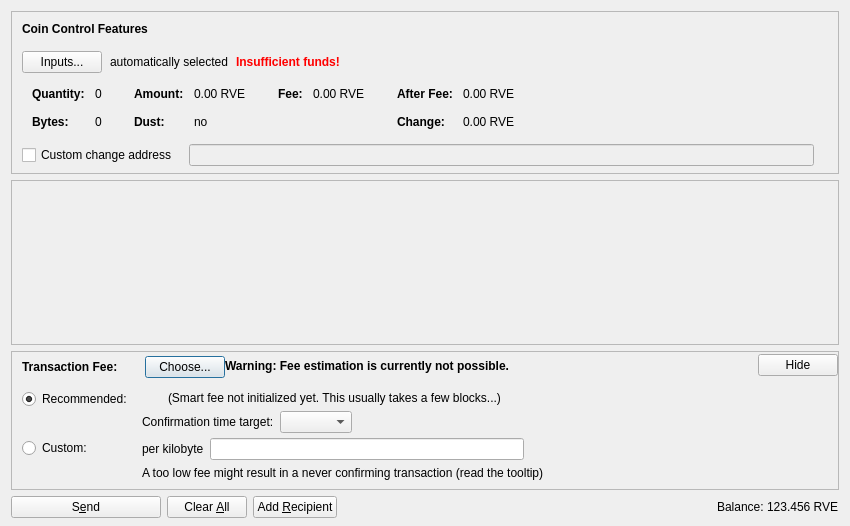
<?xml version="1.0" encoding="UTF-8"?>
<ui version="4.0">
 <class>SendCoinsDialog</class>
 <widget class="QDialog" name="SendCoinsDialog">
  <property name="geometry">
   <rect>
    <x>0</x>
    <y>0</y>
    <width>850</width>
    <height>526</height>
   </rect>
  </property>
  <property name="windowTitle">
   <string>Send Coins</string>
  </property>
  <layout class="QVBoxLayout" name="verticalLayout" stretch="0,1,0,0">
   <property name="bottomMargin">
    <number>8</number>
   </property>
   <item>
    <widget class="QFrame" name="frameCoinControl">
     <property name="sizePolicy">
      <sizepolicy hsizetype="Expanding" vsizetype="Expanding">
       <horstretch>0</horstretch>
       <verstretch>0</verstretch>
      </sizepolicy>
     </property>
     <property name="maximumSize">
      <size>
       <width>16777215</width>
       <height>16777215</height>
      </size>
     </property>
     <property name="frameShape">
      <enum>QFrame::StyledPanel</enum>
     </property>
     <property name="frameShadow">
      <enum>QFrame::Sunken</enum>
     </property>
     <layout class="QVBoxLayout" name="verticalLayoutCoinControl2">
      <property name="spacing">
       <number>0</number>
      </property>
      <property name="leftMargin">
       <number>0</number>
      </property>
      <property name="topMargin">
       <number>0</number>
      </property>
      <property name="rightMargin">
       <number>0</number>
      </property>
      <property name="bottomMargin">
       <number>6</number>
      </property>
      <item>
       <layout class="QVBoxLayout" name="verticalLayoutCoinControl" stretch="0,0,0,0,1">
        <property name="spacing">
         <number>0</number>
        </property>
        <property name="leftMargin">
         <number>10</number>
        </property>
        <property name="topMargin">
         <number>10</number>
        </property>
        <item>
         <layout class="QHBoxLayout" name="horizontalLayoutCoinControl1">
          <property name="bottomMargin">
           <number>15</number>
          </property>
          <item>
           <widget class="QLabel" name="labelCoinControlFeatures">
            <property name="sizePolicy">
             <sizepolicy hsizetype="Preferred" vsizetype="Maximum">
              <horstretch>0</horstretch>
              <verstretch>0</verstretch>
             </sizepolicy>
            </property>
            <property name="font">
             <font>
              <weight>75</weight>
              <bold>true</bold>
             </font>
            </property>
            <property name="styleSheet">
             <string notr="true">font-weight:bold;</string>
            </property>
            <property name="text">
             <string>Coin Control Features</string>
            </property>
           </widget>
          </item>
         </layout>
        </item>
        <item>
         <layout class="QHBoxLayout" name="horizontalLayoutCoinControl2" stretch="0,0,0,0">
          <property name="spacing">
           <number>8</number>
          </property>
          <property name="bottomMargin">
           <number>10</number>
          </property>
          <item>
           <widget class="QPushButton" name="pushButtonCoinControl">
            <property name="styleSheet">
             <string notr="true"/>
            </property>
            <property name="text">
             <string>Inputs...</string>
            </property>
            <property name="autoDefault">
             <bool>false</bool>
            </property>
           </widget>
          </item>
          <item>
           <widget class="QLabel" name="labelCoinControlAutomaticallySelected">
            <property name="text">
             <string>automatically selected</string>
            </property>
            <property name="margin">
             <number>5</number>
            </property>
           </widget>
          </item>
          <item>
           <widget class="QLabel" name="labelCoinControlInsuffFunds">
            <property name="font">
             <font>
              <weight>75</weight>
              <bold>true</bold>
             </font>
            </property>
            <property name="styleSheet">
             <string notr="true">color:red;font-weight:bold;</string>
            </property>
            <property name="text">
             <string>Insufficient funds!</string>
            </property>
            <property name="margin">
             <number>5</number>
            </property>
           </widget>
          </item>
          <item>
           <spacer name="horizontalSpacerCoinControl">
            <property name="orientation">
             <enum>Qt::Horizontal</enum>
            </property>
            <property name="sizeHint" stdset="0">
             <size>
              <width>40</width>
              <height>1</height>
             </size>
            </property>
           </spacer>
          </item>
         </layout>
        </item>
        <item>
         <widget class="QWidget" name="widgetCoinControl" native="true">
          <property name="sizePolicy">
           <sizepolicy hsizetype="Preferred" vsizetype="Preferred">
            <horstretch>0</horstretch>
            <verstretch>0</verstretch>
           </sizepolicy>
          </property>
          <property name="minimumSize">
           <size>
            <width>0</width>
            <height>0</height>
           </size>
          </property>
          <property name="styleSheet">
           <string notr="true"/>
          </property>
          <layout class="QHBoxLayout" name="horizontalLayoutCoinControl5">
           <property name="leftMargin">
            <number>0</number>
           </property>
           <property name="topMargin">
            <number>0</number>
           </property>
           <property name="rightMargin">
            <number>0</number>
           </property>
           <property name="bottomMargin">
            <number>0</number>
           </property>
           <item>
            <layout class="QHBoxLayout" name="horizontalLayoutCoinControl3" stretch="0,0,0,1">
             <property name="spacing">
              <number>20</number>
             </property>
             <property name="topMargin">
              <number>0</number>
             </property>
             <property name="bottomMargin">
              <number>10</number>
             </property>
             <item>
              <layout class="QFormLayout" name="formLayoutCoinControl1">
               <property name="horizontalSpacing">
                <number>10</number>
               </property>
               <property name="verticalSpacing">
                <number>14</number>
               </property>
               <property name="leftMargin">
                <number>10</number>
               </property>
               <property name="topMargin">
                <number>4</number>
               </property>
               <property name="rightMargin">
                <number>6</number>
               </property>
               <item row="0" column="0">
                <widget class="QLabel" name="labelCoinControlQuantityText">
                 <property name="font">
                  <font>
                   <weight>75</weight>
                   <bold>true</bold>
                  </font>
                 </property>
                 <property name="text">
                  <string>Quantity:</string>
                 </property>
                 <property name="margin">
                  <number>0</number>
                 </property>
                </widget>
               </item>
               <item row="0" column="1">
                <widget class="QLabel" name="labelCoinControlQuantity">
                 <property name="cursor">
                  <cursorShape>IBeamCursor</cursorShape>
                 </property>
                 <property name="contextMenuPolicy">
                  <enum>Qt::ActionsContextMenu</enum>
                 </property>
                 <property name="text">
                  <string notr="true">0</string>
                 </property>
                 <property name="margin">
                  <number>0</number>
                 </property>
                 <property name="textInteractionFlags">
                  <set>Qt::LinksAccessibleByMouse|Qt::TextSelectableByKeyboard|Qt::TextSelectableByMouse</set>
                 </property>
                </widget>
               </item>
               <item row="1" column="0">
                <widget class="QLabel" name="labelCoinControlBytesText">
                 <property name="font">
                  <font>
                   <weight>75</weight>
                   <bold>true</bold>
                  </font>
                 </property>
                 <property name="text">
                  <string>Bytes:</string>
                 </property>
                </widget>
               </item>
               <item row="1" column="1">
                <widget class="QLabel" name="labelCoinControlBytes">
                 <property name="cursor">
                  <cursorShape>IBeamCursor</cursorShape>
                 </property>
                 <property name="contextMenuPolicy">
                  <enum>Qt::ActionsContextMenu</enum>
                 </property>
                 <property name="text">
                  <string notr="true">0</string>
                 </property>
                 <property name="textInteractionFlags">
                  <set>Qt::LinksAccessibleByMouse|Qt::TextSelectableByKeyboard|Qt::TextSelectableByMouse</set>
                 </property>
                </widget>
               </item>
              </layout>
             </item>
             <item>
              <layout class="QFormLayout" name="formLayoutCoinControl2">
               <property name="horizontalSpacing">
                <number>10</number>
               </property>
               <property name="verticalSpacing">
                <number>14</number>
               </property>
               <property name="leftMargin">
                <number>6</number>
               </property>
               <property name="topMargin">
                <number>4</number>
               </property>
               <property name="rightMargin">
                <number>6</number>
               </property>
               <item row="0" column="0">
                <widget class="QLabel" name="labelCoinControlAmountText">
                 <property name="font">
                  <font>
                   <weight>75</weight>
                   <bold>true</bold>
                  </font>
                 </property>
                 <property name="text">
                  <string>Amount:</string>
                 </property>
                 <property name="margin">
                  <number>0</number>
                 </property>
                </widget>
               </item>
               <item row="0" column="1">
                <widget class="QLabel" name="labelCoinControlAmount">
                 <property name="cursor">
                  <cursorShape>IBeamCursor</cursorShape>
                 </property>
                 <property name="contextMenuPolicy">
                  <enum>Qt::ActionsContextMenu</enum>
                 </property>
                 <property name="text">
                  <string notr="true">0.00 RVE</string>
                 </property>
                 <property name="textInteractionFlags">
                  <set>Qt::LinksAccessibleByMouse|Qt::TextSelectableByKeyboard|Qt::TextSelectableByMouse</set>
                 </property>
                </widget>
               </item>
               <item row="1" column="0">
                <widget class="QLabel" name="labelCoinControlLowOutputText">
                 <property name="font">
                  <font>
                   <weight>75</weight>
                   <bold>true</bold>
                  </font>
                 </property>
                 <property name="text">
                  <string>Dust:</string>
                 </property>
                </widget>
               </item>
               <item row="1" column="1">
                <widget class="QLabel" name="labelCoinControlLowOutput">
                 <property name="cursor">
                  <cursorShape>IBeamCursor</cursorShape>
                 </property>
                 <property name="contextMenuPolicy">
                  <enum>Qt::ActionsContextMenu</enum>
                 </property>
                 <property name="text">
                  <string notr="true">no</string>
                 </property>
                 <property name="textInteractionFlags">
                  <set>Qt::LinksAccessibleByMouse|Qt::TextSelectableByKeyboard|Qt::TextSelectableByMouse</set>
                 </property>
                </widget>
               </item>
              </layout>
             </item>
             <item>
              <layout class="QFormLayout" name="formLayoutCoinControl3">
               <property name="horizontalSpacing">
                <number>10</number>
               </property>
               <property name="verticalSpacing">
                <number>14</number>
               </property>
               <property name="leftMargin">
                <number>6</number>
               </property>
               <property name="topMargin">
                <number>4</number>
               </property>
               <property name="rightMargin">
                <number>6</number>
               </property>
               <item row="0" column="0">
                <widget class="QLabel" name="labelCoinControlFeeText">
                 <property name="font">
                  <font>
                   <weight>75</weight>
                   <bold>true</bold>
                  </font>
                 </property>
                 <property name="text">
                  <string>Fee:</string>
                 </property>
                 <property name="margin">
                  <number>0</number>
                 </property>
                </widget>
               </item>
               <item row="0" column="1">
                <widget class="QLabel" name="labelCoinControlFee">
                 <property name="cursor">
                  <cursorShape>IBeamCursor</cursorShape>
                 </property>
                 <property name="contextMenuPolicy">
                  <enum>Qt::ActionsContextMenu</enum>
                 </property>
                 <property name="text">
                  <string notr="true">0.00 RVE</string>
                 </property>
                 <property name="textInteractionFlags">
                  <set>Qt::LinksAccessibleByMouse|Qt::TextSelectableByKeyboard|Qt::TextSelectableByMouse</set>
                 </property>
                </widget>
               </item>
              </layout>
             </item>
             <item>
              <layout class="QFormLayout" name="formLayoutCoinControl4">
               <property name="horizontalSpacing">
                <number>10</number>
               </property>
               <property name="verticalSpacing">
                <number>14</number>
               </property>
               <property name="leftMargin">
                <number>6</number>
               </property>
               <property name="topMargin">
                <number>4</number>
               </property>
               <property name="rightMargin">
                <number>6</number>
               </property>
               <item row="0" column="0">
                <widget class="QLabel" name="labelCoinControlAfterFeeText">
                 <property name="font">
                  <font>
                   <weight>75</weight>
                   <bold>true</bold>
                  </font>
                 </property>
                 <property name="text">
                  <string>After Fee:</string>
                 </property>
                 <property name="margin">
                  <number>0</number>
                 </property>
                </widget>
               </item>
               <item row="0" column="1">
                <widget class="QLabel" name="labelCoinControlAfterFee">
                 <property name="cursor">
                  <cursorShape>IBeamCursor</cursorShape>
                 </property>
                 <property name="contextMenuPolicy">
                  <enum>Qt::ActionsContextMenu</enum>
                 </property>
                 <property name="text">
                  <string notr="true">0.00 RVE</string>
                 </property>
                 <property name="textInteractionFlags">
                  <set>Qt::LinksAccessibleByMouse|Qt::TextSelectableByKeyboard|Qt::TextSelectableByMouse</set>
                 </property>
                </widget>
               </item>
               <item row="1" column="0">
                <widget class="QLabel" name="labelCoinControlChangeText">
                 <property name="font">
                  <font>
                   <weight>75</weight>
                   <bold>true</bold>
                  </font>
                 </property>
                 <property name="text">
                  <string>Change:</string>
                 </property>
                </widget>
               </item>
               <item row="1" column="1">
                <widget class="QLabel" name="labelCoinControlChange">
                 <property name="cursor">
                  <cursorShape>IBeamCursor</cursorShape>
                 </property>
                 <property name="contextMenuPolicy">
                  <enum>Qt::ActionsContextMenu</enum>
                 </property>
                 <property name="text">
                  <string notr="true">0.00 RVE</string>
                 </property>
                 <property name="textInteractionFlags">
                  <set>Qt::LinksAccessibleByMouse|Qt::TextSelectableByKeyboard|Qt::TextSelectableByMouse</set>
                 </property>
                </widget>
               </item>
              </layout>
             </item>
            </layout>
           </item>
          </layout>
         </widget>
        </item>
        <item>
         <layout class="QHBoxLayout" name="horizontalLayoutCoinControl4" stretch="0,0,0">
          <property name="spacing">
           <number>12</number>
          </property>
          <property name="sizeConstraint">
           <enum>QLayout::SetDefaultConstraint</enum>
          </property>
          <property name="topMargin">
           <number>5</number>
          </property>
          <property name="rightMargin">
           <number>5</number>
          </property>
          <item>
           <widget class="QCheckBox" name="checkBoxCoinControlChange">
            <property name="toolTip">
             <string>If this is activated, but the change address is empty or invalid, change will be sent to a newly generated address.</string>
            </property>
            <property name="text">
             <string>Custom change address</string>
            </property>
           </widget>
          </item>
          <item>
           <widget class="QValidatedLineEdit" name="lineEditCoinControlChange">
            <property name="enabled">
             <bool>false</bool>
            </property>
            <property name="sizePolicy">
             <sizepolicy hsizetype="Expanding" vsizetype="Fixed">
              <horstretch>0</horstretch>
              <verstretch>0</verstretch>
             </sizepolicy>
            </property>
           </widget>
          </item>
          <item>
           <widget class="QLabel" name="labelCoinControlChangeLabel">
            <property name="sizePolicy">
             <sizepolicy hsizetype="Preferred" vsizetype="Expanding">
              <horstretch>0</horstretch>
              <verstretch>0</verstretch>
             </sizepolicy>
            </property>
            <property name="minimumSize">
             <size>
              <width>0</width>
              <height>0</height>
             </size>
            </property>
            <property name="text">
             <string/>
            </property>
            <property name="margin">
             <number>3</number>
            </property>
           </widget>
          </item>
         </layout>
        </item>
        <item>
         <spacer name="verticalSpacerCoinControl">
          <property name="orientation">
           <enum>Qt::Vertical</enum>
          </property>
          <property name="sizeHint" stdset="0">
           <size>
            <width>800</width>
            <height>1</height>
           </size>
          </property>
         </spacer>
        </item>
       </layout>
      </item>
     </layout>
    </widget>
   </item>
   <item>
    <widget class="QScrollArea" name="scrollArea">
     <property name="widgetResizable">
      <bool>true</bool>
     </property>
     <widget class="QWidget" name="scrollAreaWidgetContents">
      <property name="geometry">
       <rect>
        <x>0</x>
        <y>0</y>
        <width>830</width>
        <height>104</height>
       </rect>
      </property>
      <layout class="QVBoxLayout" name="verticalLayout_2" stretch="0,1">
       <property name="leftMargin">
        <number>0</number>
       </property>
       <property name="topMargin">
        <number>0</number>
       </property>
       <property name="rightMargin">
        <number>0</number>
       </property>
       <property name="bottomMargin">
        <number>0</number>
       </property>
       <item>
        <layout class="QVBoxLayout" name="entries">
         <property name="spacing">
          <number>6</number>
         </property>
        </layout>
       </item>
       <item>
        <spacer name="verticalSpacer">
         <property name="orientation">
          <enum>Qt::Vertical</enum>
         </property>
         <property name="sizeHint" stdset="0">
          <size>
           <width>20</width>
           <height>40</height>
          </size>
         </property>
        </spacer>
       </item>
      </layout>
     </widget>
    </widget>
   </item>
   <item>
    <widget class="QFrame" name="frameFee">
     <property name="sizePolicy">
      <sizepolicy hsizetype="Expanding" vsizetype="Expanding">
       <horstretch>0</horstretch>
       <verstretch>0</verstretch>
      </sizepolicy>
     </property>
     <property name="maximumSize">
      <size>
       <width>16777215</width>
       <height>16777215</height>
      </size>
     </property>
     <property name="frameShape">
      <enum>QFrame::StyledPanel</enum>
     </property>
     <property name="frameShadow">
      <enum>QFrame::Sunken</enum>
     </property>
     <layout class="QVBoxLayout" name="verticalLayoutFee1">
      <property name="spacing">
       <number>0</number>
      </property>
      <property name="leftMargin">
       <number>0</number>
      </property>
      <property name="topMargin">
       <number>0</number>
      </property>
      <property name="rightMargin">
       <number>0</number>
      </property>
      <property name="bottomMargin">
       <number>0</number>
      </property>
      <item>
       <layout class="QVBoxLayout" name="verticalLayoutFee2" stretch="0,0,0">
        <property name="spacing">
         <number>0</number>
        </property>
        <property name="leftMargin">
         <number>10</number>
        </property>
        <property name="topMargin">
         <number>0</number>
        </property>
        <item>
         <layout class="QHBoxLayout" name="horizontalLayoutFee1">
          <property name="bottomMargin">
           <number>0</number>
          </property>
          <item>
           <layout class="QVBoxLayout" name="verticalLayoutFee7">
            <property name="spacing">
             <number>0</number>
            </property>
            <item>
             <spacer name="verticalSpacerSmartFee">
              <property name="orientation">
               <enum>Qt::Vertical</enum>
              </property>
              <property name="sizeType">
               <enum>QSizePolicy::Fixed</enum>
              </property>
              <property name="sizeHint" stdset="0">
               <size>
                <width>1</width>
                <height>4</height>
               </size>
              </property>
             </spacer>
            </item>
            <item>
             <layout class="QHBoxLayout" name="horizontalLayoutSmartFee">
              <property name="spacing">
               <number>10</number>
              </property>
              <item>
               <widget class="QLabel" name="labelFeeHeadline">
                <property name="sizePolicy">
                 <sizepolicy hsizetype="Preferred" vsizetype="Maximum">
                  <horstretch>0</horstretch>
                  <verstretch>0</verstretch>
                 </sizepolicy>
                </property>
                <property name="font">
                 <font>
                  <weight>75</weight>
                  <bold>true</bold>
                 </font>
                </property>
                <property name="styleSheet">
                 <string notr="true">font-weight:bold;</string>
                </property>
                <property name="text">
                 <string>Transaction Fee:</string>
                </property>
               </widget>
              </item>
              <item>
               <widget class="QLabel" name="labelFeeMinimized">
                <property name="text">
                 <string/>
                </property>
               </widget>
              </item>
              <item>
               <widget class="QPushButton" name="buttonChooseFee">
                <property name="text">
                 <string>Choose...</string>
                </property>
               </widget>
              </item>
             </layout>
            </item>
            <item>
             <spacer name="verticalSpacer_5">
              <property name="orientation">
               <enum>Qt::Vertical</enum>
              </property>
              <property name="sizeHint" stdset="0">
               <size>
                <width>1</width>
                <height>1</height>
               </size>
              </property>
             </spacer>
            </item>
           </layout>
          </item>
          <item>
           <widget class="QLabel" name="fallbackFeeWarningLabel">
            <property name="toolTip">
             <string>Using the fallbackfee can result in sending a transaction that will take several hours or days (or never) to confirm. Consider choosing your fee manually or wait until you have validated the complete chain.</string>
            </property>
            <property name="font">
            <font>
                <weight>75</weight>
                <bold>true</bold>
            </font>
            </property>
            <property name="text">
             <string>Warning: Fee estimation is currently not possible.</string>
            </property>
            <property name="wordWrap">
             <bool>false</bool>
            </property>
           </widget>
          </item>
          <item>
           <spacer name="horizontalSpacer_4">
            <property name="orientation">
             <enum>Qt::Horizontal</enum>
            </property>
            <property name="sizeType">
             <enum>QSizePolicy::MinimumExpanding</enum>
            </property>
            <property name="sizeHint" stdset="0">
             <size>
              <width>40</width>
              <height>20</height>
             </size>
            </property>
           </spacer>
          </item>
          <item>
           <widget class="QPushButton" name="buttonMinimizeFee">
            <property name="toolTip">
             <string>collapse fee-settings</string>
            </property>
            <property name="text">
             <string>Hide</string>
            </property>
           </widget>
          </item>
         </layout>
        </item>
        <item>
         <widget class="QFrame" name="frameFeeSelection">
          <layout class="QVBoxLayout" name="verticalLayoutFee12">
           <property name="spacing">
            <number>0</number>
           </property>
           <property name="leftMargin">
            <number>0</number>
           </property>
           <property name="topMargin">
            <number>0</number>
           </property>
           <property name="rightMargin">
            <number>0</number>
           </property>
           <property name="bottomMargin">
            <number>0</number>
           </property>
           <item>
            <layout class="QGridLayout" name="gridLayoutFee">
             <property name="topMargin">
              <number>10</number>
             </property>
             <property name="bottomMargin">
              <number>4</number>
             </property>
             <property name="horizontalSpacing">
              <number>10</number>
             </property>
             <property name="verticalSpacing">
              <number>4</number>
             </property>
             <item row="1" column="1">
              <layout class="QVBoxLayout" name="verticalLayoutFee8">
               <property name="spacing">
                <number>6</number>
               </property>
               <item>
                <layout class="QHBoxLayout" name="horizontalLayoutFee13">
                 <item>
                  <widget class="QLabel" name="labelCustomPerKilobyte">
                   <property name="toolTip">
                    <string>Specify a custom fee per kB (1,000 bytes) of the transaction's virtual size.

Note:  Since the fee is calculated on a per-byte basis, a fee of "100 satoshis per kB" for a transaction size of 500 bytes (half of 1 kB) would ultimately yield a fee of only 50 satoshis.</string>
                   </property>
                   <property name="text">
                    <string>per kilobyte</string>
                   </property>
                  </widget>
                 </item>
                 <item>
                  <widget class="BitcoinAmountField" name="customFee"/>
                 </item>
                 <item>
                  <spacer name="horizontalSpacer_6">
                   <property name="orientation">
                    <enum>Qt::Horizontal</enum>
                   </property>
                   <property name="sizeHint" stdset="0">
                    <size>
                     <width>1</width>
                     <height>1</height>
                    </size>
                   </property>
                  </spacer>
                 </item>
                </layout>
               </item>
               <item>
                <layout class="QHBoxLayout" name="horizontalLayoutFee8">
                 <item>
                  <widget class="QLabel" name="labelCustomFeeWarning">
                   <property name="enabled">
                    <bool>true</bool>
                   </property>
                   <property name="toolTip">
                    <string>When there is less transaction volume than space in the blocks, miners as well as relaying nodes may enforce a minimum fee. Paying only this minimum fee is just fine, but be aware that this can result in a never confirming transaction once there is more demand for ravecoin transactions than the network can process.</string>
                   </property>
                   <property name="text">
                    <string>A too low fee might result in a never confirming transaction (read the tooltip)</string>
                   </property>
                  </widget>
                 </item>
                 <item>
                  <spacer name="horizontalSpacer_2">
                   <property name="orientation">
                    <enum>Qt::Horizontal</enum>
                   </property>
                   <property name="sizeHint" stdset="0">
                    <size>
                     <width>1</width>
                     <height>1</height>
                    </size>
                   </property>
                  </spacer>
                 </item>
                </layout>
               </item>
              </layout>
             </item>
             <item row="0" column="0">
              <layout class="QVBoxLayout" name="verticalLayoutFee4" stretch="0,1">
               <item>
                <widget class="QRadioButton" name="radioSmartFee">
                 <property name="text">
                  <string>Recommended:</string>
                 </property>
                 <property name="checked">
                  <bool>true</bool>
                 </property>
                 <attribute name="buttonGroup">
                  <string notr="true">groupFee</string>
                 </attribute>
                </widget>
               </item>
               <item>
                <spacer name="verticalSpacer_2">
                 <property name="orientation">
                  <enum>Qt::Vertical</enum>
                 </property>
                 <property name="sizeHint" stdset="0">
                  <size>
                   <width>1</width>
                   <height>1</height>
                  </size>
                 </property>
                </spacer>
               </item>
              </layout>
             </item>
             <item row="1" column="0">
              <layout class="QVBoxLayout" name="verticalLayoutFee9" stretch="0,1">
               <item>
                <widget class="QRadioButton" name="radioCustomFee">
                 <property name="text">
                  <string>Custom:</string>
                 </property>
                 <attribute name="buttonGroup">
                  <string notr="true">groupFee</string>
                 </attribute>
                </widget>
               </item>
               <item>
                <spacer name="verticalSpacer_6">
                 <property name="orientation">
                  <enum>Qt::Vertical</enum>
                 </property>
                 <property name="sizeHint" stdset="0">
                  <size>
                   <width>1</width>
                   <height>1</height>
                  </size>
                 </property>
                </spacer>
               </item>
              </layout>
             </item>
             <item row="0" column="1">
              <layout class="QVBoxLayout" name="verticalLayoutFee3" stretch="0,0,1">
               <property name="spacing">
                <number>6</number>
               </property>
               <property name="topMargin">
                <number>2</number>
               </property>
               <item>
                <layout class="QHBoxLayout" name="horizontalLayoutFee12">
                 <item>
                  <widget class="QLabel" name="labelSmartFee">
                   <property name="text">
                    <string/>
                   </property>
                  </widget>
                 </item>
                 <item>
                  <widget class="QLabel" name="labelFeeEstimation">
                   <property name="text">
                    <string/>
                   </property>
                  </widget>
                 </item>
                 <item>
                  <widget class="QLabel" name="labelSmartFee2">
                   <property name="text">
                    <string>(Smart fee not initialized yet. This usually takes a few blocks...)</string>
                   </property>
                  </widget>
                 </item>
                 <item>
                  <spacer name="horizontalSpacer_5">
                   <property name="orientation">
                    <enum>Qt::Horizontal</enum>
                   </property>
                   <property name="sizeHint" stdset="0">
                    <size>
                     <width>1</width>
                     <height>1</height>
                    </size>
                   </property>
                  </spacer>
                 </item>
                </layout>
               </item>
               <item>
                <layout class="QHBoxLayout" name="horizontalLayoutFee9">
                 <item>
                  <layout class="QVBoxLayout" name="verticalLayoutFee6">
                   <item>
                    <widget class="QLabel" name="labelSmartFee3">
                     <property name="text">
                      <string>Confirmation time target:</string>
                     </property>
                    </widget>
                   </item>
                  </layout>
                 </item>
                 <item>
                  <layout class="QVBoxLayout" name="verticalLayoutFee5">
                   <property name="rightMargin">
                    <number>30</number>
                   </property>
                   <item>
                    <layout class="QHBoxLayout" name="horizontalLayoutConfTarget">
                     <property name="bottomMargin">
                      <number>0</number>
                     </property>
                     <item>
                      <widget class="QComboBox" name="confTargetSelector"/>
                     </item>
                     <item>
                      <spacer name="horizontalSpacerConfTarget">
                       <property name="orientation">
                        <enum>Qt::Horizontal</enum>
                       </property>
                       <property name="sizeHint" stdset="0">
                        <size>
                         <width>40</width>
                         <height>20</height>
                        </size>
                       </property>
                      </spacer>
                     </item>
                    </layout>
                   </item>
                  </layout>
                 </item>
                </layout>
               </item>
               <item>
                <spacer name="verticalSpacer_4">
                 <property name="orientation">
                  <enum>Qt::Vertical</enum>
                 </property>
                 <property name="sizeHint" stdset="0">
                  <size>
                   <width>1</width>
                   <height>1</height>
                  </size>
                 </property>
                </spacer>
               </item>
              </layout>
             </item>
            </layout>
           </item>
          </layout>
         </widget>
        </item>
        <item>
         <spacer name="verticalSpacerFee">
          <property name="orientation">
           <enum>Qt::Vertical</enum>
          </property>
          <property name="sizeHint" stdset="0">
           <size>
            <width>40</width>
            <height>5</height>
           </size>
          </property>
         </spacer>
        </item>
       </layout>
      </item>
     </layout>
    </widget>
   </item>
   <item>
    <layout class="QHBoxLayout" name="horizontalLayout">
     <item>
      <widget class="QPushButton" name="sendButton">
       <property name="minimumSize">
        <size>
         <width>150</width>
         <height>0</height>
        </size>
       </property>
       <property name="toolTip">
        <string>Confirm the send action</string>
       </property>
       <property name="text">
        <string>S&amp;end</string>
       </property>
       <property name="icon">
        <iconset resource="../bitcoin.qrc">
         <normaloff>:/icons/send</normaloff>:/icons/send</iconset>
       </property>
       <property name="autoDefault">
        <bool>false</bool>
       </property>
       <property name="default">
        <bool>false</bool>
       </property>
      </widget>
     </item>
     <item>
      <widget class="QPushButton" name="clearButton">
       <property name="sizePolicy">
        <sizepolicy hsizetype="Minimum" vsizetype="Fixed">
         <horstretch>0</horstretch>
         <verstretch>0</verstretch>
        </sizepolicy>
       </property>
       <property name="toolTip">
        <string>Clear all fields of the form.</string>
       </property>
       <property name="text">
        <string>Clear &amp;All</string>
       </property>
       <property name="icon">
        <iconset resource="../bitcoin.qrc">
         <normaloff>:/icons/remove</normaloff>:/icons/remove</iconset>
       </property>
       <property name="autoDefault">
        <bool>false</bool>
       </property>
      </widget>
     </item>
     <item>
      <widget class="QPushButton" name="addButton">
       <property name="toolTip">
        <string>Send to multiple recipients at once</string>
       </property>
       <property name="text">
        <string>Add &amp;Recipient</string>
       </property>
       <property name="icon">
        <iconset resource="../bitcoin.qrc">
         <normaloff>:/icons/add</normaloff>:/icons/add</iconset>
       </property>
       <property name="autoDefault">
        <bool>false</bool>
       </property>
      </widget>
     </item>
     <item>
      <spacer name="horizontalSpacer">
       <property name="orientation">
        <enum>Qt::Horizontal</enum>
       </property>
       <property name="sizeHint" stdset="0">
        <size>
         <width>40</width>
         <height>20</height>
        </size>
       </property>
      </spacer>
     </item>
     <item>
      <layout class="QHBoxLayout" name="horizontalLayout_2">
       <property name="spacing">
        <number>3</number>
       </property>
       <item>
        <widget class="QLabel" name="label">
         <property name="sizePolicy">
          <sizepolicy hsizetype="Preferred" vsizetype="Fixed">
           <horstretch>0</horstretch>
           <verstretch>0</verstretch>
          </sizepolicy>
         </property>
         <property name="text">
          <string>Balance:</string>
         </property>
        </widget>
       </item>
       <item>
        <widget class="QLabel" name="labelBalance">
         <property name="sizePolicy">
          <sizepolicy hsizetype="Preferred" vsizetype="Fixed">
           <horstretch>0</horstretch>
           <verstretch>0</verstretch>
          </sizepolicy>
         </property>
         <property name="cursor">
          <cursorShape>IBeamCursor</cursorShape>
         </property>
         <property name="text">
          <string notr="true">123.456 RVE</string>
         </property>
         <property name="textInteractionFlags">
          <set>Qt::LinksAccessibleByMouse|Qt::TextSelectableByKeyboard|Qt::TextSelectableByMouse</set>
         </property>
        </widget>
       </item>
      </layout>
     </item>
    </layout>
   </item>
  </layout>
 </widget>
 <customwidgets>
  <customwidget>
   <class>QValidatedLineEdit</class>
   <extends>QLineEdit</extends>
   <header>qt/qvalidatedlineedit.h</header>
  </customwidget>
  <customwidget>
   <class>BitcoinAmountField</class>
   <extends>QLineEdit</extends>
   <header>qt/bitcoinamountfield.h</header>
   <container>1</container>
  </customwidget>
 </customwidgets>
 <resources>
  <include location="../bitcoin.qrc"/>
 </resources>
 <connections/>
 <buttongroups>
  <buttongroup name="groupFee"/>
 </buttongroups>
</ui>
